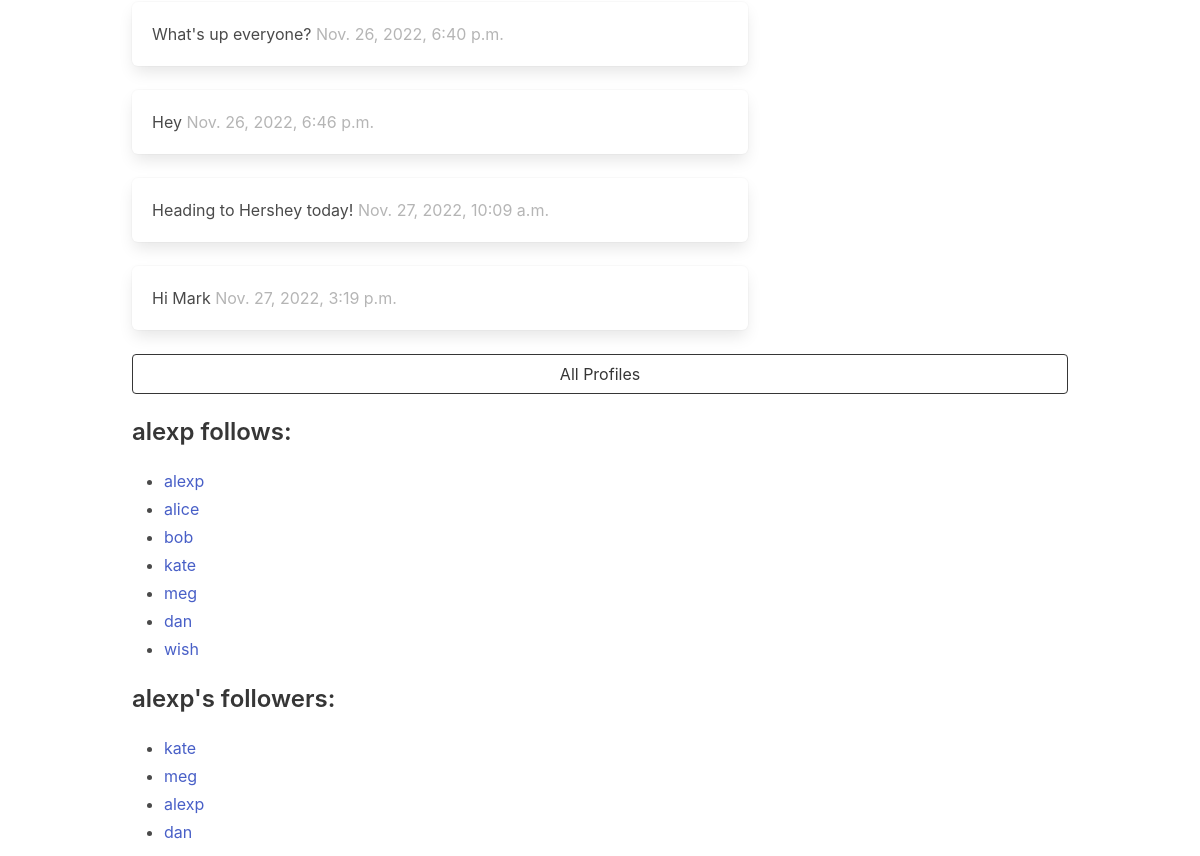
/profile/3 (signed in, lower part), run on an earlier commit of the app's database.
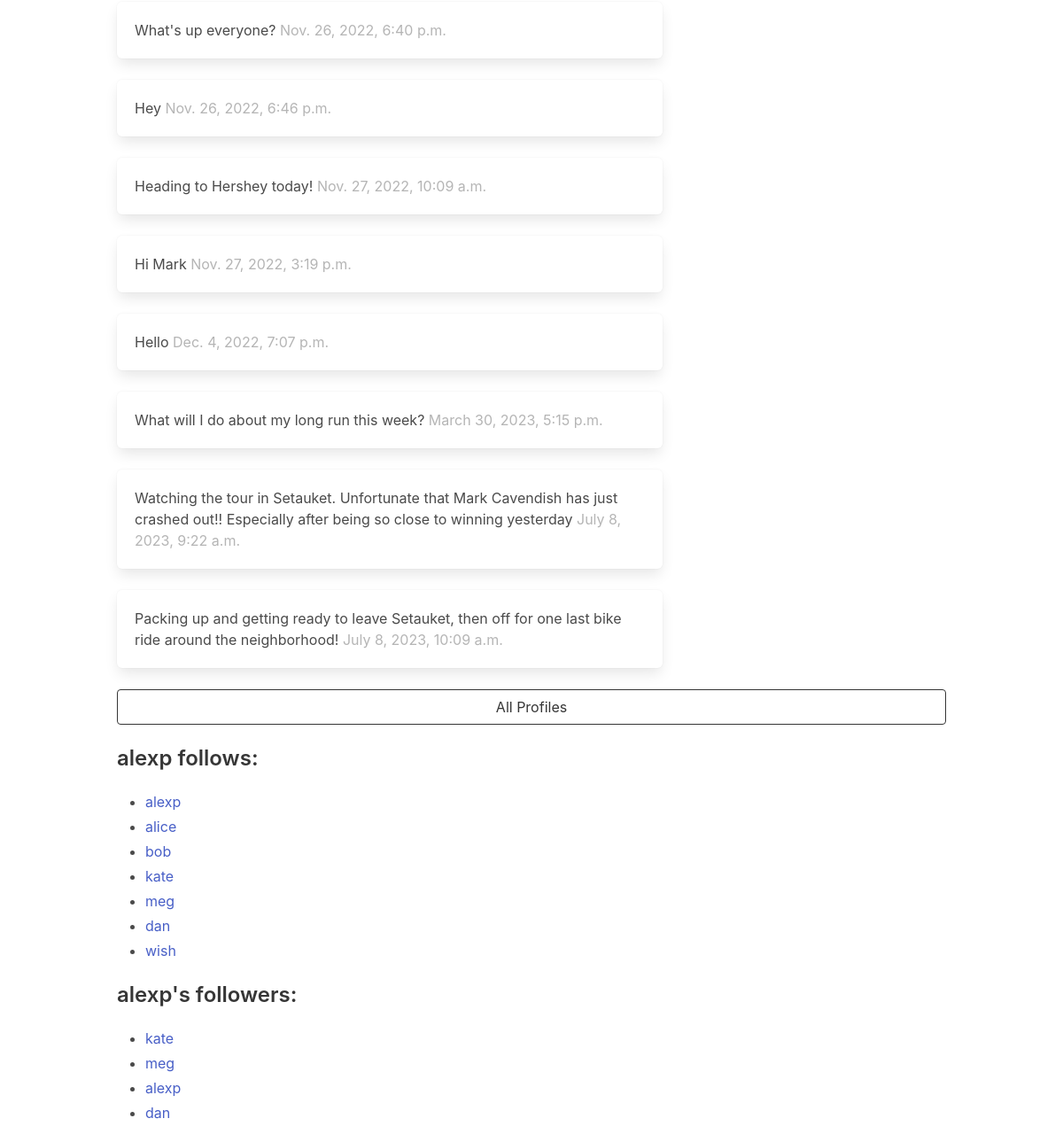
And on a later commit of the database.
### dwitter/models.py (models this page shows, shortened)
class Dweet(models.Model):
    user = models.ForeignKey(User, related_name="dweets", on_delete=models.DO_NOTHING)
    body = models.CharField(max_length=140)
    created_at = models.DateTimeField(auto_now_add=True)

class Profile(models.Model):
    user = models.OneToOneField(User, on_delete=models.CASCADE)
    follows = models.ManyToManyField(
        "self",
        related_name="followed_by",
        symmetrical=False,
        blank=True
    )
    def __str__(self):
        return self.user.username

### dwitter/views.py (the view, shortened to what this page needs)
# urls.py: path('profile/<int:pk>', views.profile, name='profile'),
def profile(request, pk):
    if not hasattr(request.user, 'profile'):
        missing_profile = Profile(user=request.user)
        missing_profile.save()
    profile = Profile.objects.get(pk=pk)
    return render(request, "dwitter/profile.html", {"profile": profile})

### dwitter/templates/dwitter/profile.html (shortened to what this page needs)
{% extends 'base.html' %}
{% block content %}
<div class="column is-two-thirds">
    <div class="content">
        {% for dweet in profile.user.dweets.all %}
        <div class="box">
            {{ dweet.body }}
            <span class="is-small has-text-grey-light">
                {{ dweet.created_at }}
            </span>
        </div>
        {% endfor %}
    </div>
</div>
<div class="column">
    <div class="block">
        <a href="{% url 'dwitter:profile_list' %}">
            <button class="button is-dark is-outlined is-fullwidth">
                All Profiles
            </button>
        </a>
    </div>
    <div class="block">
        <h3 class="title is-4">
            {{profile.user.username}} follows:
        </h3>
        <div class="content">
            <ul>
                {% for following in profile.follows.all %}
                <li>
                    <a href="{% url 'dwitter:profile' following.id %}">
                        {{ following }}
                    </a>
                </li>
                {% endfor %}
            </ul>
        </div>
    </div>
    <div class="block">
        <h3 class="title is-4">
            {{profile.user.username}}'s followers:
        </h3>
        <div class="content">
            <ul>
                {% for follower in profile.followed_by.all %}
                <li>
                    <a href="{% url 'dwitter:profile' follower.id %}">
                        {{ follower }}
                    </a>
                </li>
                {% endfor %}
            </ul>
        </div>
    </div>
</div>
{% endblock content %}

What changed in the data, as far as the page shows it:
added Dweet: body "Hello", created_at "Dec. 4, 2022, 7:07 p.m."
added Dweet: body "What will I do about my long run this week?", created_at "March 30, 2023, 5:15 p.m."
added Dweet: body "Watching the tour in Setauket. Unfortunate that Mark Cavendish has just crashed out!! Especially after being so close to winning yesterday", created_at "July 8, 2023, 9:22 a.m."
added Dweet: body "Packing up and getting ready to leave Setauket, then off for one last bike ride around the neighborhood!", created_at "July 8, 2023, 10:09 a.m."
